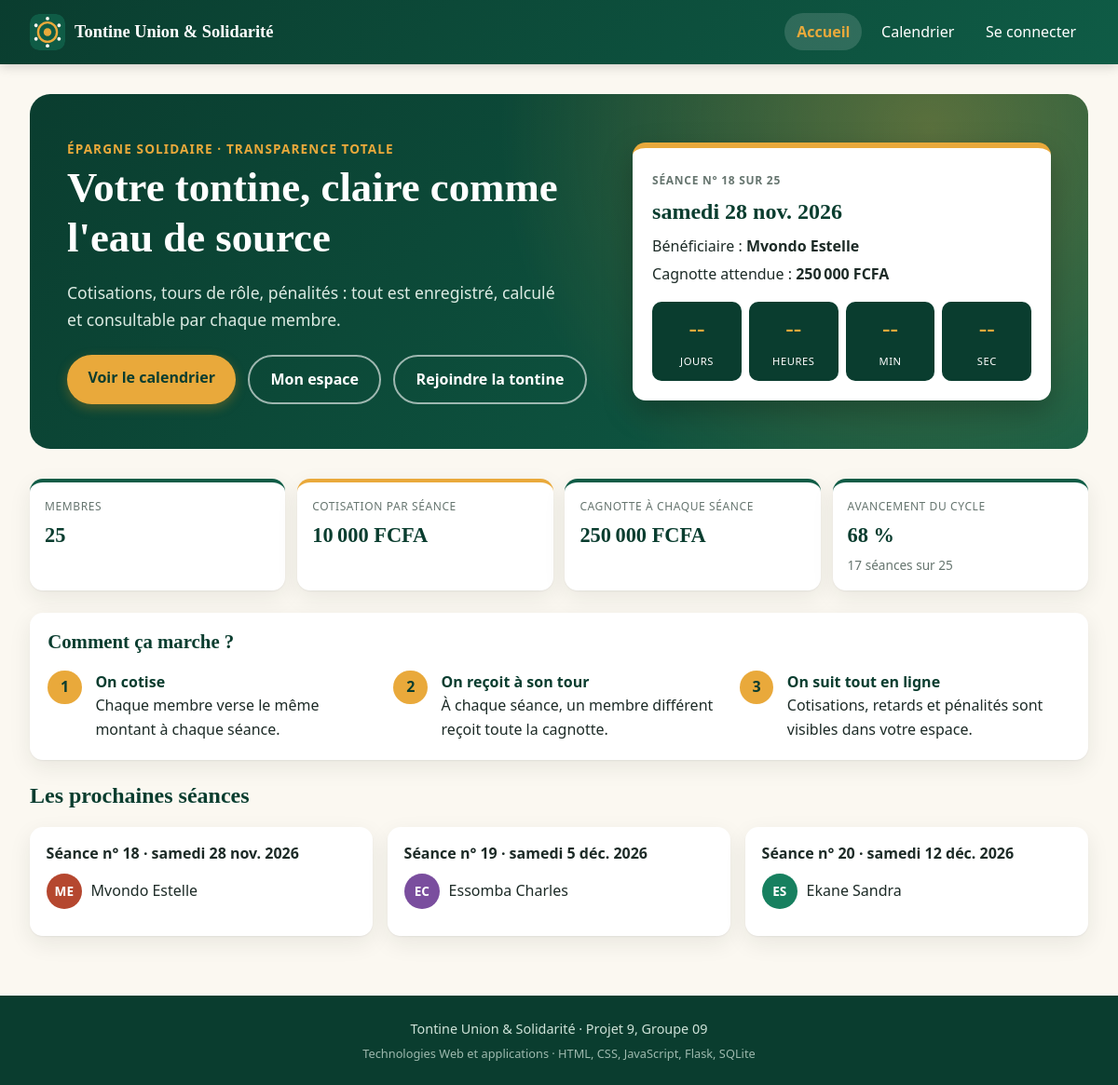
The page / on the database its author committed.
### tables this page shows
CREATE TABLE seances (
    id INTEGER PRIMARY KEY AUTOINCREMENT,
    cycle_id INTEGER NOT NULL REFERENCES cycles(id) ON DELETE CASCADE,
    numero INTEGER NOT NULL CHECK (numero >= 1),
    date TEXT NOT NULL,
    beneficiaire_id INTEGER REFERENCES membres(id),
    montant_total INTEGER NOT NULL DEFAULT 0 CHECK (montant_total >= 0),
    UNIQUE (cycle_id, numero),
    UNIQUE (cycle_id, beneficiaire_id)
);

CREATE TABLE membres (
    id INTEGER PRIMARY KEY AUTOINCREMENT,
    nom TEXT NOT NULL CHECK (length(nom) >= 3),
    telephone TEXT NOT NULL UNIQUE
        CHECK (telephone GLOB '6[0-9][0-9][0-9][0-9][0-9][0-9][0-9][0-9]'),
    date_adhesion TEXT NOT NULL,
    empreinte TEXT NOT NULL,
    role TEXT NOT NULL DEFAULT 'membre'
        CHECK (role IN ('membre', 'tresorier', 'president')),
    actif INTEGER NOT NULL DEFAULT 1 CHECK (actif IN (0, 1))
);

CREATE TABLE cycles (
    id INTEGER PRIMARY KEY AUTOINCREMENT,
    nom TEXT NOT NULL,
    montant_cotisation INTEGER NOT NULL CHECK (montant_cotisation > 0),
    periodicite TEXT NOT NULL CHECK (periodicite IN ('hebdomadaire', 'mensuelle')),
    date_debut TEXT NOT NULL
);

### app.py (the view)
@app.route("/")
def accueil():
    _, etat = charger_etat()
    return render_template("index.html", etat=etat)

### app.py (called while the page is built, shortened)
def get_db():
    if "db" not in g:
        g.db = sqlite3.connect(BASE)
        g.db.row_factory = sqlite3.Row
        g.db.execute("PRAGMA foreign_keys = ON")
    return g.db

@app.teardown_appcontext
def fermer_db(exception):
    db = g.pop("db", None)
    if db is not None:
        db.close()

@app.template_filter("fcfa")
def filtre_fcfa(valeur):
    return f"{int(valeur or 0):,}".replace(",", "\u202f") + "\u00a0FCFA"

@app.template_filter("date_fr")
def filtre_date(iso, long=False):
    if not iso:
        return "—"
    d = date.fromisoformat(iso)
    court = f"{d.day} {MOIS[d.month - 1]} {d.year}"
    return f"{JOURS[d.weekday()]} {court}" if long else court

@app.template_filter("initiales")
def filtre_initiales(nom):
    mots = [m for m in (nom or "?").split() if m]
    return (mots[0][0] + (mots[1][0] if len(mots) > 1 else "")).upper()

@app.template_filter("couleur")
def filtre_couleur(nom):
    return PALETTE[sum(ord(c) for c in (nom or "")) % len(PALETTE)]

@app.context_processor
def contexte_global():
    u = session.get("utilisateur")
    nb_demandes = 0
    return {
        "association": NOM_ASSOCIATION,
        "utilisateur": u,
        "peut_gerer": bool(u and u["role"] in GESTION),
        "peut_consulter": bool(u and u["role"] in CONSULTATION),
        "MODES": MODES, "MOTIFS": MOTIFS, "ROLES": ROLES,
        "aujourdhui": date.today().isoformat(),
        "nb_demandes": nb_demandes,
    }

@app.before_request
def verifier_csrf():
    if request.method == "POST":
        envoye = request.form.get("csrf_token") or request.headers.get("X-CSRF-Token", "")
        if not envoye or not secrets.compare_digest(envoye, session.get("csrf", "")):
            abort(400)

@app.after_request
def entetes_securite(reponse):
    reponse.headers["X-Content-Type-Options"] = "nosniff"
    reponse.headers["X-Frame-Options"] = "SAMEORIGIN"
    reponse.headers["Referrer-Policy"] = "same-origin"
    return reponse

def cycle_courant(db):
    return db.execute(
        "SELECT * FROM cycles ORDER BY date_debut DESC, id DESC LIMIT 1").fetchone()

def charger_etat():
    db = get_db()
    cycle = cycle_courant(db)
    if cycle is None:
        abort(503)
    return db, etat_cycle(db, cycle)

### templates/index.html (shortened to what this page needs)
{% extends "base.html" %}
{% from "macros.html" import avatar %}
{% block contenu %}
{% set p = etat.prochaine %}
<section class="hero">
    <div class="hero-texte">
        <p class="surtitre">Épargne solidaire · Transparence totale</p>
        <h1>Votre tontine, claire comme l'eau de source</h1>
        <p class="lead-clair">Cotisations, tours de rôle, pénalités : tout est enregistré,
            calculé et consultable par chaque membre.</p>
        <p class="actions">
            <a class="btn" href="{{ url_for('calendrier') }}">Voir le calendrier</a>
            <a class="btn btn-contour" href="{{ url_for('connexion') }}">Mon espace</a>
             <a class="btn btn-contour" href="{{ url_for('rejoindre') }}">Rejoindre la tontine</a>
        </p>
    </div>
    <aside class="carte-prochaine" id="prochaine-seance" aria-live="polite">
        <p class="etiquette" id="ps-numero">{% if p %}Séance n° {{ p.numero }} sur {{ etat.seances|length }}{% else %}Cycle terminé{% endif %}</p>
        <p class="gros" id="ps-date">{% if p %}{{ p.date|date_fr(true) }}{% else %}Bravo à tous !{% endif %}</p>
        <p>Bénéficiaire : <strong id="ps-benef">{% if p %}{{ p.beneficiaire_nom or 'à désigner' }}{% else %}—{% endif %}</strong></p>
        <p>Cagnotte attendue : <strong id="ps-cagnotte">{{ etat.attendu|fcfa }}</strong></p>
        <div class="rebours" aria-label="Temps restant avant la séance">
            <div><span id="cr-j">--</span><small>jours</small></div>
            <div><span id="cr-h">--</span><small>heures</small></div>
            <div><span id="cr-m">--</span><small>min</small></div>
            <div><span id="cr-s">--</span><small>sec</small></div>
        </div>
    </aside>
</section>
<section class="kpis" aria-label="Chiffres clés">
    <div class="kpi"><p class="etiquette">Membres</p><p class="valeur">{{ etat.nb_membres }}</p></div>
    <div class="kpi or"><p class="etiquette">Cotisation par séance</p><p class="valeur">{{ etat.montant|fcfa }}</p></div>
    <div class="kpi"><p class="etiquette">Cagnotte à chaque séance</p><p class="valeur">{{ etat.attendu|fcfa }}</p></div>
    <div class="kpi"><p class="etiquette">Avancement du cycle</p><p class="valeur">{{ etat.kpi.progression }} %</p>
        <p class="petit">{{ etat.kpi.seances_passees }} séances sur {{ etat.kpi.seances_total }}</p></div>
</section>
<section class="carte">
    <h2>Comment ça marche ?</h2>
    <ol class="etapes">
        <li><strong>On cotise</strong><span>Chaque membre verse le même montant à chaque séance.</span></li>
        <li><strong>On reçoit à son tour</strong><span>À chaque séance, un membre différent reçoit toute la cagnotte.</span></li>
        <li><strong>On suit tout en ligne</strong><span>Cotisations, retards et pénalités sont visibles dans votre espace.</span></li>
    </ol>
</section>
<section>
    <h2>Les prochaines séances</h2>
    <div class="cartes-seances">
        {% for s in (etat.seances|rejectattr('passee')|list)[:3] %}
        <article class="seance-carte">
            <p class="seance-date">Séance n° {{ s.numero }} · {{ s.date|date_fr(true) }}</p>
            {% if s.beneficiaire_nom %}
            <p class="beneficiaire">{{ avatar(s.beneficiaire_nom) }} <span>{{ s.beneficiaire_nom }}</span></p>
            {% else %}
            <p class="beneficiaire a-designer">Bénéficiaire pas encore désigné</p>
            {% endif %}
        </article>
        {% endfor %}
    </div>
</section>
{% endblock %}

### templates/base.html (shortened to what this page needs)
<!DOCTYPE html>
<html lang="fr">
<head>
    <link rel="stylesheet" href="{{ url_for('static', filename='css/style.css') }}">
</head>
<body>
    {% set ep = request.endpoint %}
    <header class="entete">
        <a class="marque" href="{{ url_for('accueil') }}">
            <img src="{{ url_for('static', filename='images/logo.svg') }}" alt="Logo de la tontine" width="40" height="40">
            <span>{{ association }}</span>
        </a>
        <nav id="menu-principal" aria-label="Navigation principale">
            <ul>
                <li><a href="{{ url_for('accueil') }}" {% if ep == 'accueil' %}aria-current="page"{% endif %}>Accueil</a></li>
                <li><a href="{{ url_for('calendrier') }}" {% if ep == 'calendrier' %}aria-current="page"{% endif %}>Calendrier</a></li>
                {% if utilisateur %}
                    {% if utilisateur.type == 'membre' %}
                    <li><a href="{{ url_for('mon_espace') }}" {% if ep == 'mon_espace' %}aria-current="page"{% endif %}>Mon espace</a></li>
                    {% endif %}
                    {% if peut_consulter %}
                    <li><a href="{{ url_for('tableau_bord') }}"
                           {% if ep in ('tableau_bord', 'admin_seances', 'cotisations_seance', 'admin_penalites', 'admin_membres', 'historique') %}aria-current="page"{% endif %}>Administration</a></li>
                    {% endif %}
                    <li>
                        <form method="post" action="{{ url_for('deconnexion') }}">
                            <input type="hidden" name="csrf_token" value="{{ csrf_token() }}">
                            <button type="submit">Déconnexion ({{ utilisateur.nom }})</button>
                        </form>
                    </li>
                {% else %}
                    <li><a href="{{ url_for('connexion') }}" {% if ep == 'connexion' %}aria-current="page"{% endif %}>Se connecter</a></li>
                {% endif %}
            </ul>
        </nav>
    </header>
    <main id="contenu">
        {% block contenu %}{% endblock %}
    </main>
    <footer>
        <p>{{ association }} · Projet 9, Groupe 09</p>
        <p class="petit-pied">Technologies Web et applications · HTML, CSS, JavaScript, Flask, SQLite</p>
    </footer>
</body>
</html>

### templates/macros.html
{% macro avatar(nom, classe="") %}<span class="avatar {{ classe }}" style="--c: {{ nom|couleur }}" aria-hidden="true">{{ nom|initiales }}</span>{% endmacro %}

### rows shown on the page
seances: numero "18", date "samedi 28 nov. 2026", beneficiaire_nom "Mvondo Estelle"
membres: nom "Mvondo Estelle", nom "ME"
cycles: montant|fcfa "10 000 FCFA"
seances: numero "19", date "samedi 5 déc. 2026", beneficiaire_nom "Essomba Charles"
membres: nom "EC"
seances: numero "20", date "samedi 12 déc. 2026", beneficiaire_nom "Ekane Sandra"
membres: nom "ES"

### other values the page prints
{{ association }} "Tontine Union & Solidarité"
{{ etat.seances|length }} "25"
{{ etat.attendu|fcfa }} "250 000 FCFA"
{{ etat.nb_membres }} "25"
{{ etat.kpi.progression }} "68"
{{ etat.kpi.seances_passees }} "17"
{{ etat.kpi.seances_total }} "25"
